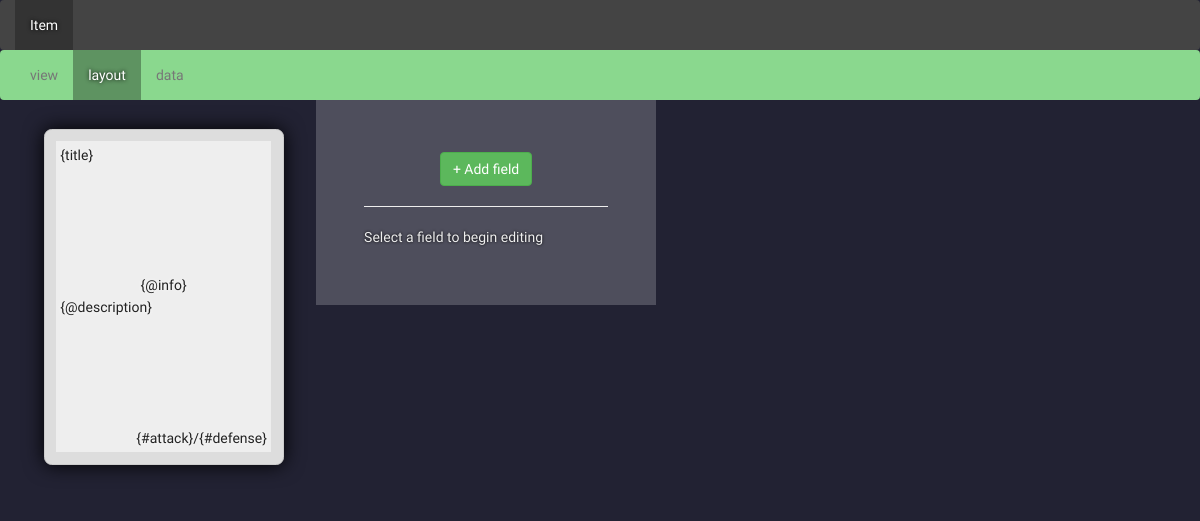
Before: /type/1/layout with the older database file.
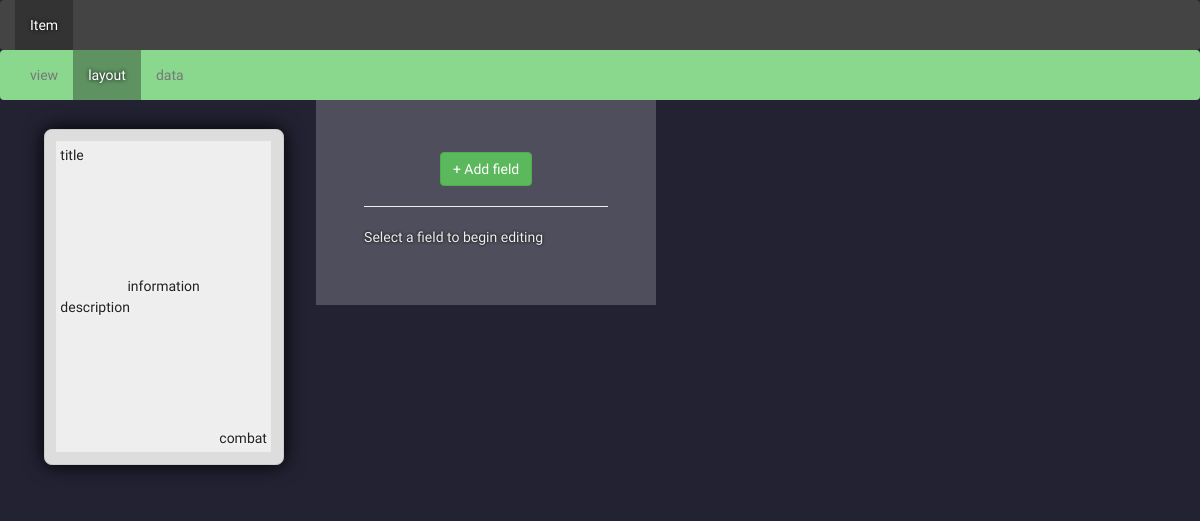
After: the same page with the newer database file.
### cards/models.py (models this page shows, shortened)
class Field(models.Model):
    name = models.CharField(max_length=255)
    template = models.CharField(max_length=255, blank=True, default='')
    width = models.DecimalField("Width, percentage", default=1.0, max_digits=5, decimal_places=4)
    height = models.DecimalField("Distance from top, percentage", default=0.0, max_digits=5, decimal_places=4)
    is_bold = models.BooleanField(default=False)
    is_italic = models.BooleanField(default=False)
    alignment = models.CharField(default='left', choices=(
        ('left', 'Left'),
        ('center', 'Centre'),
        ('right', 'Right'),
    ), max_length=16)
    card_type = models.ForeignKey(CardType, on_delete=models.CASCADE)
    def css(self):
        return 'width:{}%; top:{}%; text-align:{}; font-weight:{}; font-style:{};'.format(
            self.width * 100,
            self.height * 100,
            self.alignment,
            'bold' if self.is_bold else 'normal',
            'italic' if self.is_italic else 'normal',
        )

### cards/views.py (the view)
# urls.py: url(r'^type/(?P<type_id>[0-9]+)/layout$', cardviews.layout),
def layout(request, type_id):
    card_type = get_object_or_404(CardType, pk=type_id)
    card_types = CardType.objects.all()
    return render(request, 'card-layout.html', {
        'view_name': 'layout',
        'card_types': card_types,
        'cardtype': card_type
    })

### cards/models.py (called while the page is built)
    def margin(self):
        return CardType.REASONABLE_MARGIN

    def inner_width(self):
        return float(self.width) - (CardType.REASONABLE_MARGIN * 2.2)

    def inner_height(self):
        return float(self.height) - (CardType.REASONABLE_MARGIN * 2.2)

### cards/templates/card-layout.html (shortened to what this page needs)
{% extends 'core/default.html' %}
{% block content %}
<div class="card-list cardtype-{{ cardtype.name }}">
    <div class="card">
        <div class="inner-card">
        {% for field in cardtype.field_set.all %}
            {% include 'partials/field-span.html' %}
        {% endfor %}
        </div>
    </div>
</div>
<div class="controls">
    <div class="row">
        <button class="btn btn-success" id="add-field">+ Add field</button>
    </div>
    <hr/>
    <div id="field-edit">
        <p>Select a field to begin editing</p>
    </div>
</div>
{% endblock %}

### cards/templates/partials/field-span.html
<span class="field field-{{ field.name }} selectable-field"
  style="{{ field.css }}" data-id="{{ field.pk }}"
  id="field-{{ field.pk }}">{{ field.name }}</span>

Changed rows visible on the page:
changed Field: name "{title}" → "title"
changed Field: name "{@description}" → "description"
changed Field: name "{#attack}/{#defense}" → "combat"
changed Field: name "{@info}" → "information"
